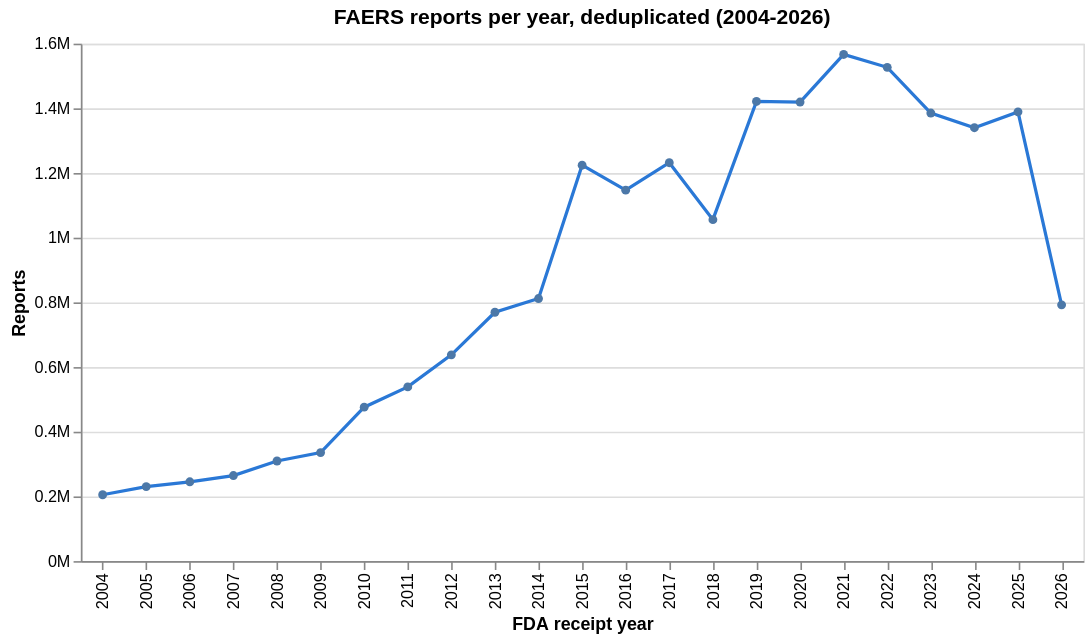

Specify this chart in Vega-Lite:
### Vega-Lite specification from a JSON file in a GitHub repository (floating-point values rounded to 4 significant figures)
{"config": {"view": {"continuousWidth": 300, "continuousHeight": 300}}, "data": {"name": "data-b3441ccad3816dd5965f257ab4af87a3"}, "mark": {"type": "line", "color": "#2a78d6", "point": true}, "encoding": {"tooltip": [{"field": "year", "type": "ordinal"}, {"field": "reports", "format": ",", "type": "quantitative"}], "x": {"field": "year", "title": "FDA receipt year", "type": "ordinal"}, "y": {"axis": {"format": "~s"}, "field": "reports", "title": "Reports", "type": "quantitative"}}, "height": 320, "title": "FAERS reports per year, deduplicated (2004-2026)", "width": 620, "$schema": "https://vega.github.io/schema/vega-lite/v6.1.0.json", "datasets": {"data-b3441ccad3816dd5965f257ab4af87a3": [{"year": 2004, "reports": 205154}, {"year": 2005, "reports": 230441}, {"year": 2006, "reports": 245237}, {"year": 2007, "reports": 264528}, {"year": 2008, "reports": 309538}, {"year": 2009, "reports": 335508}, {"year": 2010, "reports": 475980}, {"year": 2011, "reports": 538584}, {"year": 2012, "reports": 637755}, {"year": 2013, "reports": 769472}, {"year": 2014, "reports": 811933}, {"year": 2015, "reports": 1224113}, {"year": 2016, "reports": 1147014}, {"year": 2017, "reports": 1231908}, {"year": 2018, "reports": 1055713}, {"year": 2019, "reports": 1421252}, {"year": 2020, "reports": 1419546}, {"year": 2021, "reports": 1566609}, {"year": 2022, "reports": 1526834}, {"year": 2023, "reports": 1385487}, {"year": 2024, "reports": 1340061}, {"year": 2025, "reports": 1389118}, {"year": 2026, "reports": 792341}]}}
